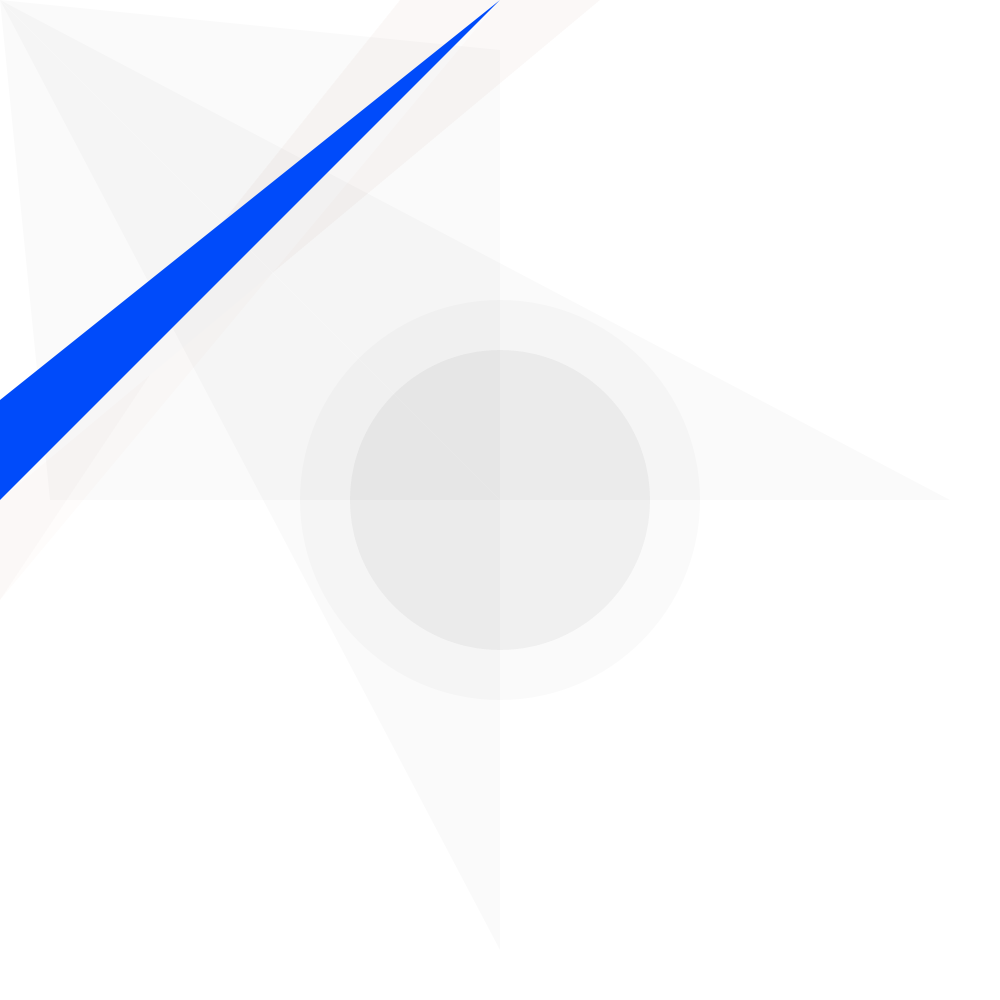
Frame 1 (no input)
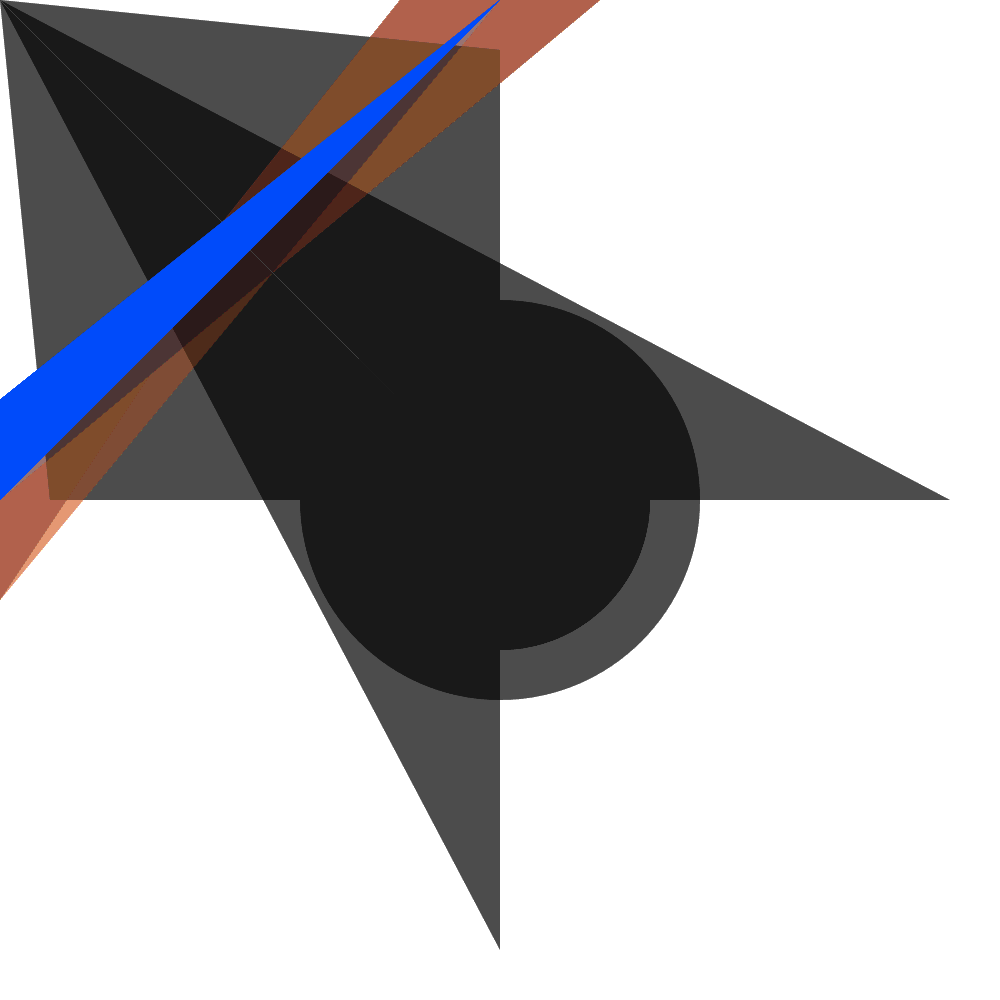
Frame 60 (the mouse pressed at the canvas centre just before this capture)
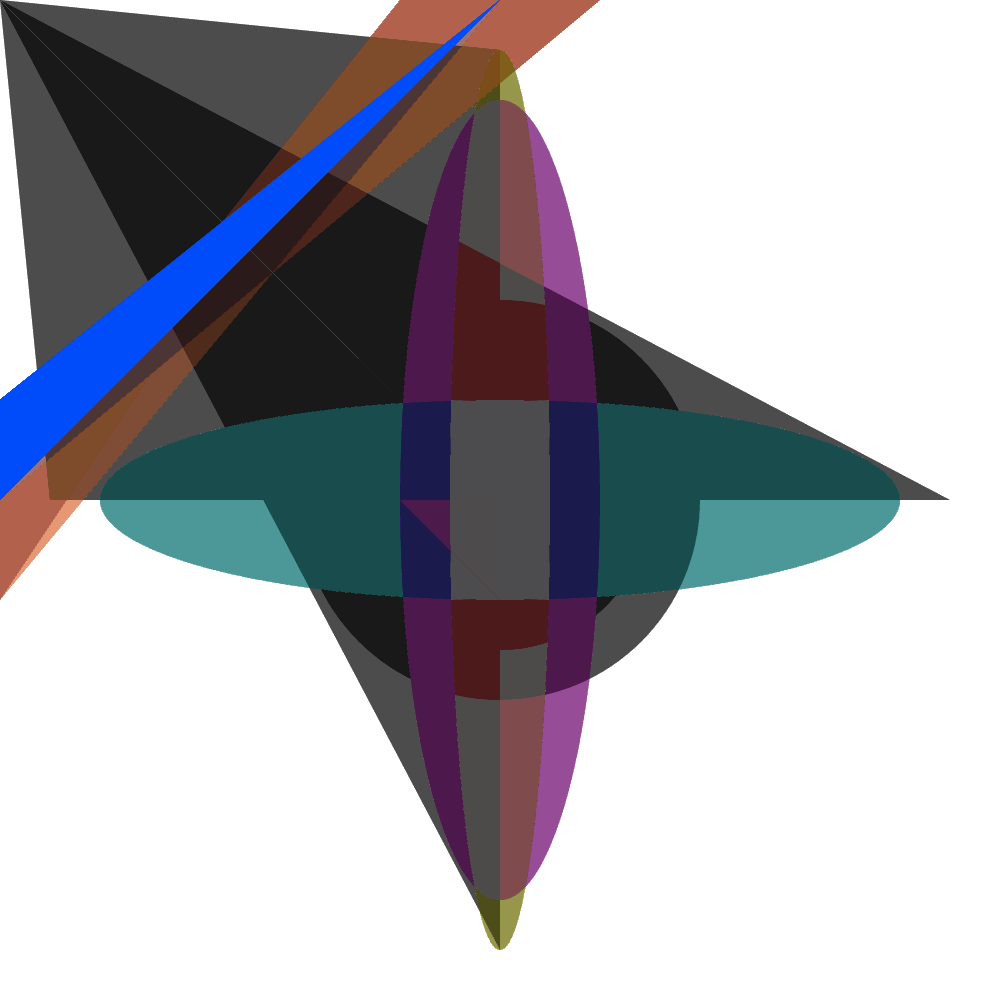
Frame 120 (the mouse held since frame 60 and released just before this capture)

The Processing sketch that drew these frames (run headless with seeded random() and noise(); from frame 60 on, the mouse is pressed at the canvas centre):

// Processing sketch: Saste005_Class4_Assignment
// ── Saste005_Class4_Assignment.pde
float r = 0;
float g = 0;
float b = 0;
float r2 = 0;
float g2 = 0;
float b2 = 0;
float r3 = 0;
float g3 = 0;
float b3 = 0;
float r4 = 0;
float b4 = 0;
float g4 = 0;


void setup() {
  size(1000,1000);
  background(255);
}
void draw() {
  println(mouseX,mouseY);
  noStroke();
  smooth();
  fill(r,g,b,5);
  ellipse(width/2,height/2,mouseX-400,mouseY+400);
  r = (mouseX+mouseY)/10;
  g = (mouseX+mouseY)/10;
  fill(r2,g2,b2,5);
  ellipse(width/2,height/2,mouseX+300,mouseX-300);
  b2 = (mouseX+mouseY)/10;
  g2 = (mouseX+mouseY)/10;
  fill(r3,g3,b3,5);
  ellipse(width/2,height/2,mouseY-300,mouseY+300);
  r3 = (mouseX+mouseY)/10;
  b3 = (mouseX+mouseY)/10;
  fill(r4,g4,b4,5);
  beginShape();
  vertex(width/2,height/2);
  vertex(mouseX,mouseY);
  vertex(50,500);
  endShape();
  beginShape();
  vertex(width/2,height/2);
  vertex(mouseX,mouseY);
  vertex(950,500);
  endShape();
  beginShape();
  vertex(width/2,height/2);
  vertex(mouseX,mouseY);
  vertex(500,50);
  endShape();
  beginShape();
  vertex(width/2,height/2);
  vertex(mouseX,mouseY);
  vertex(500,950);
  endShape();
  r4 = (mouseX+mouseY)/10;
  b4 = (mouseX+mouseY)/10;
  fill(200,100,50,5);
  beginShape();
  vertex(500,mouseY);
  vertex(600,mouseY);
  vertex(mouseX,500);
  vertex(mouseX,600);
  vertex(500,mouseY);
  vertex(400,mouseY);
  vertex(mouseX,500);
  vertex(mouseX,400);
  endShape();
  fill(100,75,50,5);
  beginShape();
  vertex(mouseX,500);
  vertex(mouseX,400);
  vertex(500,mouseY);
  vertex(400,mouseY);
  vertex(mouseX,500);
  vertex(mouseX,400);
  vertex(500,mouseY);
  vertex(600,mouseY);
  vertex(mouseX,500);
  vertex(mouseX,600);
  vertex(400,mouseY);
  vertex(mouseX,500);
  vertex(mouseX,400);
  vertex(500,mouseY);
  vertex(600,mouseY);
  vertex(mouseX,500);
  endShape();
  fill(r,75,250,255);
  beginShape();
  vertex(mouseX,500);
  vertex(mouseX,400);
  vertex(500,mouseY);
  vertex(mouseX,500);
  vertex(mouseX,400);
  endShape(); 
}

void keyPressed() {
  r = random(255);
  g = random(255);
  b = random(255);
  }
